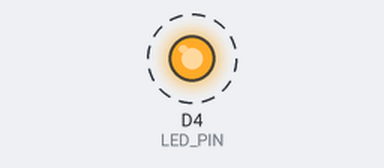
Bench run of a sketch on a simulated ESP8266 (NodeMCU). On the bench: output pins drawn as LEDs (lit = HIGH). Dashed ring = blinking.

Above: at 0.2 s.
Timing chart, 0 to 3.0 s (numbered marks = the images above):
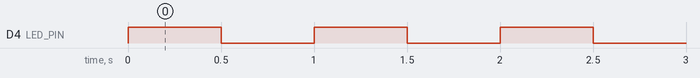

The sketch:

Flashing_Light.ino
```cpp
#define LED_PIN D4
void setup() {
  pinMode(LED_PIN,OUTPUT);    //กำหนด PIN D4 เป็น OUTPUT
}

void loop() {
  digitalWrite(LED_PIN,!digitalRead(LED_PIN));     //กำหนด OUTPUT ของ PIN D4
  delay(500);           //หน่วงเวลา 500ms หรือเท่ากับ 0.5 วินาที
}
```

Measured:
- by itself, D4 (LED_PIN): alternates HIGH for 0.50 s and LOW for 0.50 s
